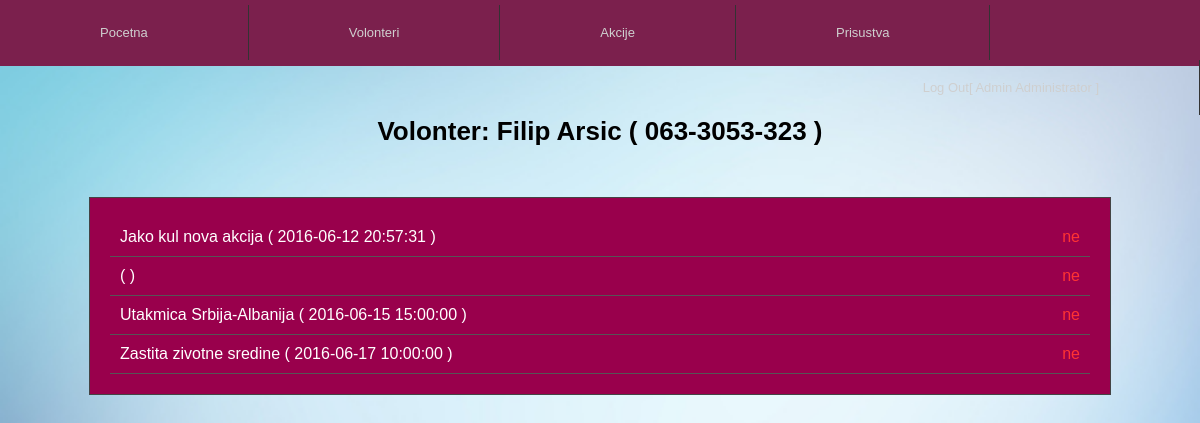
Page /volonter.php?id=4 (signed in) on the committed database.
### tables this page shows
CREATE TABLE `korisnici` (
  `id` int(11) NOT NULL,
  `ime_korisnika` varchar(35) NOT NULL,
  `prezime_korisnika` varchar(35) NOT NULL,
  `username` varchar(35) NOT NULL,
  `password` varchar(40) NOT NULL,
  `kontrola` int(4) NOT NULL,
  `telefon_korisnika` varchar(15) NOT NULL
);

CREATE TABLE `volonteri` (
  `id` int(11) NOT NULL,
  `volonter` int(11) NOT NULL,
  `akcija` int(11) NOT NULL,
  `prisustvo` int(11) DEFAULT '0'
);

CREATE TABLE `akcija` (
  `id` int(11) NOT NULL,
  `naziv_akcije` varchar(255) NOT NULL,
  `datum_akcije` datetime NOT NULL,
  `opis_akcije` varchar(255) NOT NULL
);

### volonter.php (the view, shortened to what this page needs)
<?php
include('header.php');
$ident = intval($_GET['id']);
$stmt = $conn->query('SELECT * FROM korisnici WHERE id = ' . $ident);
$stmt->execute();
$VOLONTER = $stmt->fetch();
$volTrue = $conn->query('SELECT v.*, a.naziv_akcije, a.datum_akcije FROM volonteri v LEFT JOIN akcija a ON (a.id = v.akcija) WHERE v.volonter = ' . $ident . ' ORDER BY v.id DESC');
$volTrue->execute();
$svi = '<div class="prisVolTable">';
while($pris = $volTrue->fetch()){
	$svi .= '<div class="pris1"><p>'.$pris['naziv_akcije'].' ( '.$pris['datum_akcije'].' )<span class="'.($pris['prisustvo'] ? 'yesP' : 'nouP').'">'.($pris['prisustvo'] ? 'da' : 'ne').'</span></p></div>';
}
$svi .= '</div>';
echo '<h1 class="volTextCenterTitle">Volonter: '.$VOLONTER['ime_korisnika'].' '.$VOLONTER['prezime_korisnika'].' ( '.$VOLONTER['telefon_korisnika'].' )'.'</h1>';
?>
<?php
echo $svi;
include('footer.php');
?>

### theme.css (style rules this page uses)
html { height: 100%; width: 100%; }
body { background-image: url("css/1.jpg"); background-repeat: no-repeat; background-attachment: fixed; background-size: cover; height: 100%; width: 100%; position: relative; display: block; padding: 0px; margin: 0px; font-family: Arial; font-size: 13px; color: black; }
.volTextCenterTitle { position: relative; display: block; color: black; text-align: center; margin: 50px 0px; }
.prisVolTable { position: relative; display: table; width: 980px; margin: 0px auto; padding: 20px; background: #99004C none repeat scroll 0% 0%; border: 1px solid rgb(68, 68, 68); color: white; }
.pris1 { border-bottom: 1px solid rgb(85, 85, 85); padding: 10px; }
.pris1 > p { margin: 0px; padding: 0px; font-size: 16px; }
.pris1 > p > span { float: right; }
.nouP { color: rgb(255, 51, 51); }

### rows in the picture
korisnici: ime_korisnika "Filip", prezime_korisnika "Arsic", telefon_korisnika "063-3053-323"
volonteri: akcija.naziv_akcije "Jako kul nova akcija", akcija.datum_akcije "2016-06-12 20:57:31", prisustvo "ne"
volonteri: prisustvo "ne"
volonteri: akcija.naziv_akcije "Utakmica Srbija-Albanija", akcija.datum_akcije "2016-06-15 15:00:00", prisustvo "ne"
volonteri: akcija.naziv_akcije "Zastita zivotne sredine", akcija.datum_akcije "2016-06-17 10:00:00", prisustvo "ne"
